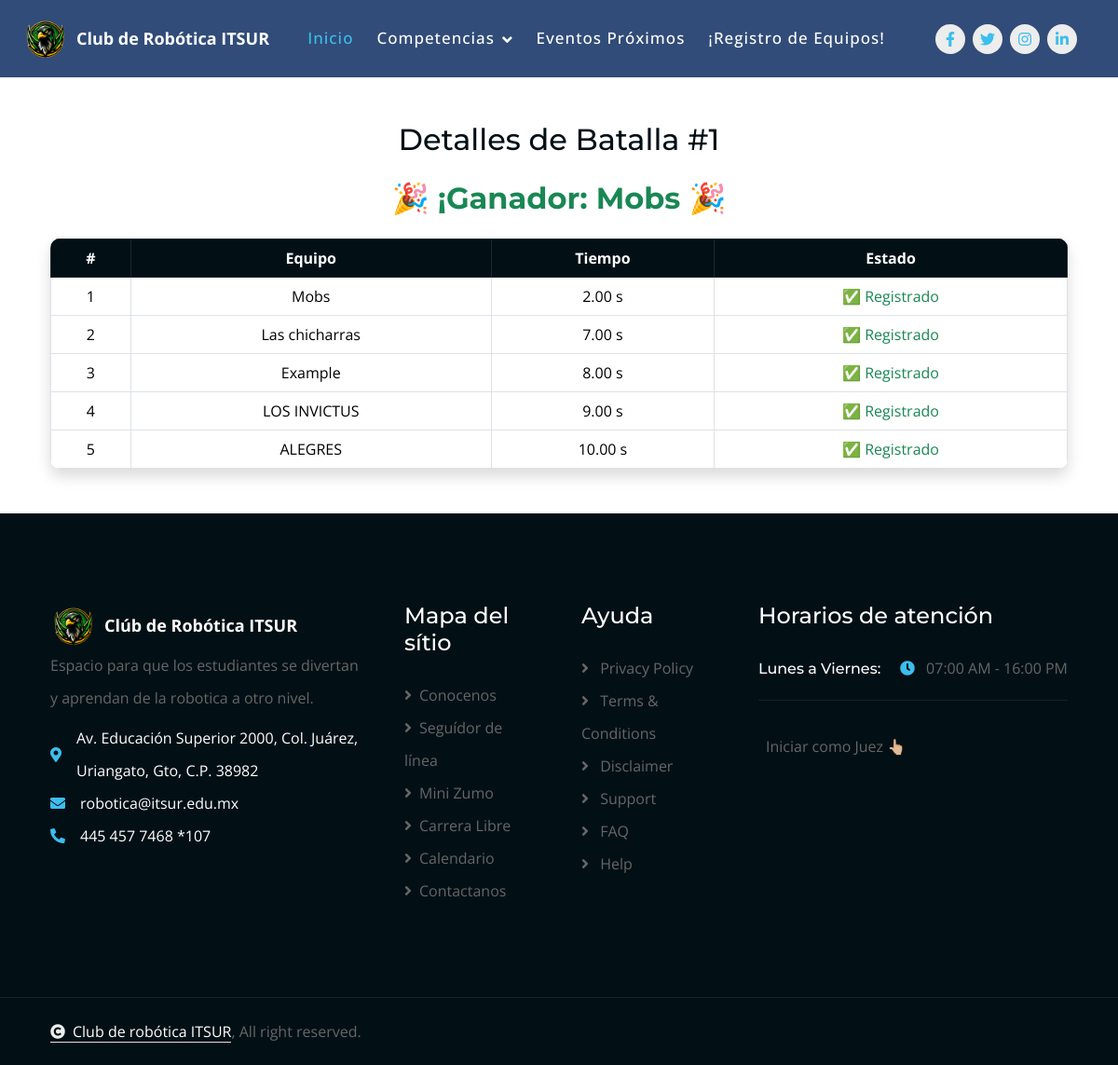
Page /batalla/publica/1/ on the committed database.
### inicio/models.py (models this page shows, shortened)
class Batalla(models.Model):
    numero = models.AutoField(primary_key=True)
    CATEGORIAS = [
        ("SL", "Seguidor de línea"),
        ("MSRC", "Mini Sumo RC"),
        ("MSA", "Mini Sumo Autónomo"),
    ]
    equipos = models.ManyToManyField(Equipo, related_name="batallas")
    categoria = models.CharField(max_length=10, choices=[("SL", "Seguidor de línea"), ("MSRC", "Mini Sumo RC"), ("MSA", "Mini Sumo Autónomo")])
    descripcion = models.TextField(blank=True, null=True)
    fecha_inicio = models.DateTimeField(auto_now_add=True)
    fecha_fin = models.DateTimeField(null=True, blank=True)
    cerrada = models.BooleanField(default=False)
    ganador = models.ForeignKey(
        Equipo,
        on_delete=models.CASCADE,
        null=True,
        blank=True,
        related_name="batallas_ganadas",
    )

class Equipo(models.Model):
    CATEGORIAS = [
        ("seguidor_linea", "Seguidor de línea"),
        ("mini_zumo_rc", "Mini Zumo RC"),
        ("mini_zumo_auto", "Mini Zumo Autónomo"),
    ]
    nombre_equipo = models.CharField(max_length=100)
    nombre_capitan = models.CharField(max_length=100)
    integrantes = models.TextField(help_text="Separados por comas")
    categoria = models.CharField(max_length=20, choices=CATEGORIAS)

class ParticipacionRonda(models.Model):
    ronda = models.ForeignKey(Ronda, on_delete=models.CASCADE, related_name='participaciones')
    equipo = models.ForeignKey(Equipo, on_delete=models.CASCADE)
    tiempo = models.DecimalField(max_digits=6, decimal_places=2, default=0, help_text="Tiempo en segundos")
    anotaciones = models.TextField(blank=True, null=True)
    class Meta:
        unique_together = ('ronda', 'equipo')  # Un equipo solo una participación por ronda

### inicio/views.py (the view)
# urls.py: path('batalla/publica/<int:numero>/', views.ver_detalles_general, name='ver_detalles_general'),
def ver_detalles_general(request, numero):
    batalla = get_object_or_404(Batalla, numero=numero)
    ronda = Ronda.objects.filter(batalla=batalla).first()
    participaciones = ParticipacionRonda.objects.filter(ronda=ronda).select_related("equipo").order_by("tiempo")
    return render(request, 'ver_detalles_general.html', {
        'batalla': batalla,
        'ronda': ronda,
        'participaciones': participaciones,
    })

### inicio/templates/ver_detalles_general.html (shortened to what this page needs)
{% extends 'base.html' %}
{% load static %}
{% block content %}
  <div class="container py-5">
    <h2 class="text-center mb-4">Detalles de Batalla #{{ batalla.numero }}</h2>
    {% if ronda.cerrada %}
      <div id="mensaje-ganador" class="text-center my-4 position-relative">
        <h2 class="text-success fw-bold">🎉 ¡Ganador: {{ batalla.ganador.nombre_equipo }} 🎉</h2>
        <canvas id="confetti-canvas" style="position:fixed;top:0;left:0;width:100vw;height:100vh;pointer-events:none;z-index:9999;"></canvas>
      </div>
    {% endif %}
    <div class="table-responsive shadow rounded">
      <table id="tabla-equipos" class="table table-bordered table-hover text-center align-middle mb-0">
        <thead class="table-dark">
          <tr>
            <th>#</th>
            <th>Equipo</th>
            <th>Tiempo</th>
            <th>Estado</th>
          </tr>
        </thead>
        <tbody>
          {% for p in participaciones %}
            <tr>
              <td>{{ forloop.counter }}</td>
              <td>{{ p.equipo.nombre_equipo }}</td>
              <td>{{ p.tiempo }} s</td>
              <td>
                {% if p.tiempo > 0 %}
                  <span class="text-success">✅ Registrado</span>
                {% else %}
                  <span class="text-warning">⏳ Esperando</span>
                {% endif %}
              </td>
            </tr>
          {% endfor %}
        </tbody>
      </table>
    </div>
  </div>
  {% if ronda.cerrada %}
    <script>
      const canvas = document.getElementById('confetti-canvas')
      const confetti = window.confetti.create(canvas, { resize: true })
      confetti({ particleCount: 200, spread: 100, origin: { y: 0.6 } })
    </script>
  {% endif %}
{% endblock %}

### rows in the picture
Batalla: numero "1", ganador.nombre_equipo "Mobs"
ParticipacionRonda: equipo.nombre_equipo "Mobs", tiempo "2.00", shows "✅ Registrado"
ParticipacionRonda: equipo.nombre_equipo "Las chicharras", tiempo "7.00", shows "✅ Registrado"
ParticipacionRonda: equipo.nombre_equipo "Example", tiempo "8.00", shows "✅ Registrado"
ParticipacionRonda: equipo.nombre_equipo "LOS INVICTUS", tiempo "9.00", shows "✅ Registrado"
ParticipacionRonda: equipo.nombre_equipo "ALEGRES", tiempo "10.00", shows "✅ Registrado"
